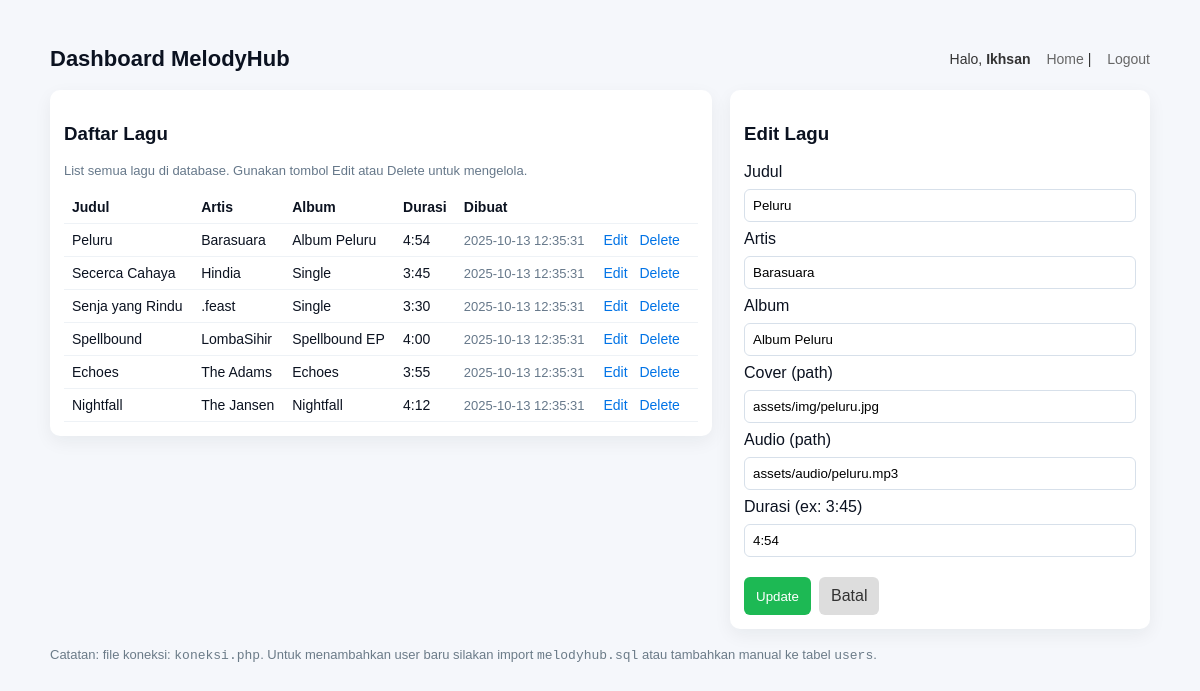
The page /dashboard.php?edit=1 (signed in) on the database its author committed.
### tables this page shows
CREATE TABLE IF NOT EXISTS `tracks` (
  `id` INT AUTO_INCREMENT PRIMARY KEY,
  `title` VARCHAR(255) NOT NULL,
  `artist` VARCHAR(255) NOT NULL,
  `album` VARCHAR(255) DEFAULT NULL,
  `cover` VARCHAR(255) DEFAULT NULL,      
  `audio_src` VARCHAR(255) DEFAULT NULL,  
  `duration` VARCHAR(20) DEFAULT NULL,
  `created_at` TIMESTAMP DEFAULT CURRENT_TIMESTAMP
);

### dashboard.php (the view, shortened to what this page needs)
<?php
require_once 'koneksi.php';
$editMode = false;
$editData = null;
if (isset($_GET['edit'])) {
    $eid = intval($_GET['edit']);
    if ($eid > 0) {
        $stmt = $conn->prepare("SELECT id, title, artist, album, cover, audio_src, duration FROM tracks WHERE id = ?");
        $stmt->bind_param('i', $eid);
        $stmt->execute();
        $res = $stmt->get_result();
        $editData = $res->fetch_assoc();
        if ($editData) { $editMode = true; }
    }
}
$tracks = [];
$res = $conn->query("SELECT id, title, artist, album, cover, audio_src, duration, created_at FROM tracks ORDER BY created_at DESC");
if ($res) {
    while ($row = $res->fetch_assoc()) {
        $tracks[] = $row;
    }
}
?>
<!doctype html>
<html lang="id">
<head>
</head>
<body>
  <div class="wrap">
    <header>
      <h1>Dashboard MelodyHub</h1>
      <div class="user">
        Halo, <strong><?= htmlspecialchars($_SESSION['username']) ?></strong>
        <span class="top-links"><a href="index.php">Home</a> | <a href="logout.php">Logout</a></span>
      </div>
    </header>
    <div class="grid">
      <div class="card">
        <h3>Daftar Lagu</h3>
        <p class="small">List semua lagu di database. Gunakan tombol Edit atau Delete untuk mengelola.</p>
        <?php if (count($tracks) === 0): ?>
          <p class="small">Belum ada lagu.</p>
        <?php else: ?>
          <table>
            <thead>
              <tr>
                <th>Judul</th>
                <th>Artis</th>
                <th>Album</th>
                <th>Durasi</th>
                <th>Dibuat</th>
                <th></th>
              </tr>
            </thead>
            <tbody>
              <?php foreach($tracks as $t): ?>
                <tr>
                  <td><?= htmlspecialchars($t['title']) ?></td>
                  <td><?= htmlspecialchars($t['artist']) ?></td>
                  <td><?= htmlspecialchars($t['album']) ?></td>
                  <td><?= htmlspecialchars($t['duration']) ?></td>
                  <td class="small"><?= htmlspecialchars($t['created_at']) ?></td>
                  <td class="actions">
                    <a href="dashboard.php?edit=<?= $t['id'] ?>">Edit</a>
                    <a href="dashboard.php?delete=<?= $t['id'] ?>" onclick="return confirm('Hapus lagu ini?')">Delete</a>
                  </td>
                </tr>
              <?php endforeach; ?>
            </tbody>
          </table>
        <?php endif; ?>
      </div>
      <div class="card">
        <h3><?= $editMode ? "Edit Lagu" : "Tambah Lagu Baru" ?></h3>
        <form method="POST" action="dashboard.php" class="form-row">
          <label>Judul</label>
          <input type="text" name="title" value="<?= $editMode ? htmlspecialchars($editData['title']) : '' ?>" required>
          <label>Artis</label>
          <input type="text" name="artist" value="<?= $editMode ? htmlspecialchars($editData['artist']) : '' ?>" required>
          <label>Album</label>
          <input type="text" name="album" value="<?= $editMode ? htmlspecialchars($editData['album']) : '' ?>">
          <label>Cover (path)</label>
          <input type="text" name="cover" value="<?= $editMode ? htmlspecialchars($editData['cover']) : '' ?>" placeholder="assets/img/cover.jpg">
          <label>Audio (path)</label>
          <input type="text" name="audio_src" value="<?= $editMode ? htmlspecialchars($editData['audio_src']) : '' ?>" placeholder="assets/audio/file.mp3">
          <label>Durasi (ex: 3:45)</label>
          <input type="text" name="duration" value="<?= $editMode ? htmlspecialchars($editData['duration']) : '' ?>">
          <div style="display:flex;gap:8px;margin-top:12px">
            <button type="submit"><?= $editMode ? 'Update' : 'Tambahkan' ?></button>
            <?php if ($editMode): ?>
              <a href="dashboard.php" style="display:inline-block;padding:10px 12px;border-radius:6px;background:#ddd;color:#333;text-decoration:none">Batal</a>
            <?php endif; ?>
          </div>
        </form>
      </div>
    </div>
    <footer style="margin-top:18px;color:#6b7b88;font-size:13px">
      <p>Catatan: file koneksi: <code>koneksi.php</code>. Untuk menambahkan user baru silakan import <code>melodyhub.sql</code> atau tambahkan manual ke tabel <code>users</code>.</p>
    </footer>
  </div>
</body>
</html>

### dashboard.php (style rules this page uses)
body { font-family:Arial,Helvetica,sans-serif;background:#f5f7fb;color:#0b1220;margin:0;padding:0 }
.wrap { max-width:1100px;margin:28px auto;padding:18px }
header { display:flex;align-items:center;justify-content:space-between;margin-bottom:18px }
header h1 { margin:0;font-size:22px }
.user { font-size:14px;color:#333 }
.grid { display:grid;grid-template-columns:1fr 420px;gap:18px;align-items:start }
.card { background:#fff;border-radius:10px;padding:14px;box-shadow:0 6px 18px rgba(20,30,40,0.06) }
table { width:100%;border-collapse:collapse }
table th, table td { padding:8px;text-align:left;border-bottom:1px solid #eef2f6;font-size:14px }
.actions a { margin-right:8px;color:#0073e6;text-decoration:none }
.form-row { display:flex;flex-direction:column;gap:8px }
input[type=text], textarea { padding:8px;border:1px solid #d7e0ea;border-radius:6px }
button { background:#1DB954;color:#fff;border:0;padding:10px 12px;border-radius:6px;cursor:pointer }
.small { font-size:13px;color:#66788a }
.top-links a { margin-left:12px;color:#666;text-decoration:none }

### rows shown on the page
tracks: title "Peluru", artist "Barasuara", album "Album Peluru", duration "4:54", created_at "2025-10-13 12:35:31", cover "assets/img/peluru.jpg", audio_src "assets/audio/peluru.mp3"
tracks: title "Secerca Cahaya", artist "Hindia", album "Single", duration "3:45", created_at "2025-10-13 12:35:31"
tracks: title "Senja yang Rindu", artist ".feast", album "Single", duration "3:30", created_at "2025-10-13 12:35:31"
tracks: title "Spellbound", artist "LombaSihir", album "Spellbound EP", duration "4:00", created_at "2025-10-13 12:35:31"
tracks: title "Echoes", artist "The Adams", album "Echoes", duration "3:55", created_at "2025-10-13 12:35:31"
tracks: title "Nightfall", artist "The Jansen", album "Nightfall", duration "4:12", created_at "2025-10-13 12:35:31"

### other values the page prints
$_SESSION['username'] "Ikhsan"
